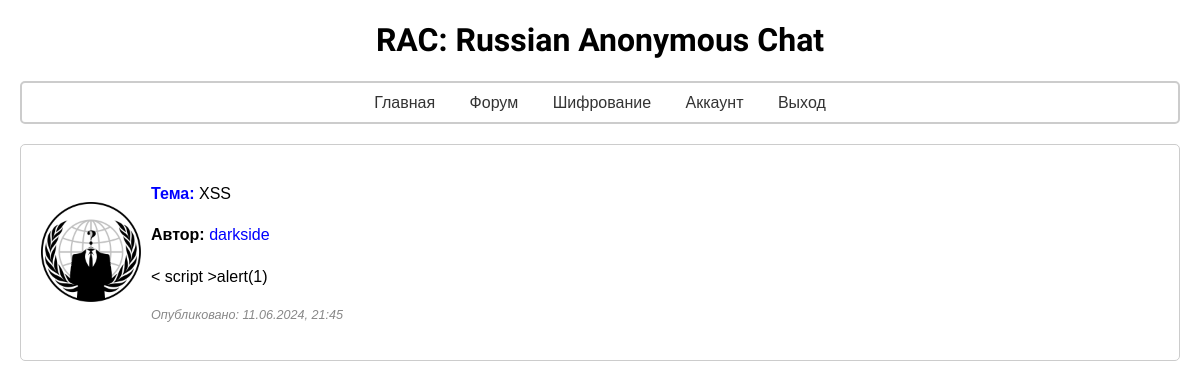
Screenshot of /forum/post/4 (signed in) with the database file from the repository.
### manager/models.py (models this page shows)
class Post(db.Model):
    id = db.Column(db.Integer, primary_key=True)
    title = db.Column(db.String(150))
    text = db.Column(db.Text)
    user_id = db.Column(db.Integer, db.ForeignKey('user.id'))
    date_post = db.Column(db.DateTime, default=datetime.now)
    category_id = db.Column(db.Integer, db.ForeignKey('category.id'), nullable=False, default=1)
    category = db.relationship('Category', backref=db.backref('posts', lazy=True))

class User(db.Model, UserMixin):
    id = db.Column(db.Integer, primary_key=True)
    login = db.Column(db.String(100), unique=True)
    password = db.Column(db.String(100))
    avatar = db.Column(db.String(120), default=None)
    posts = db.relationship("Post", backref="author")
    date_user = db.Column(db.DateTime, default=datetime.now)
    last_online = db.Column(db.DateTime, default=datetime.now)

### user/forum.py (the view)
@app.route("/forum/post/<int:post_id>")
@login_required
def post(post_id):
    post = Post.query.filter_by(id=post_id).first()
    if not post:
        abort(404)
    return render_template("user/main/post.html", post=post)

### user/session.py (called while the page is built)
@login_manager.user_loader
def load_user(user_id):
    return User.query.get(int(user_id))

### app/templates/user/main/post.html (shortened to what this page needs)
<!DOCTYPE html>
<head>
    {% include "user/include/links.html" %}
    <link rel="stylesheet" href="{{ url_for('static', filename='user/post.css') }}">
</head>
<body>
    <h1 class="logo">RAC: Russian Anonymous Chat</h1>
    <div class="container">
        <div class="menu">
            {% include "user/include/menu.html" %}
        </div>
        <div class="post">
            <div class="avatar">
                {% if post.user_id.avatar %}
                <img src="{{ url_for('static', filename='uploads/' + post.user_id.avatar) }}">
                {% else %}
                <img src="{{ url_for('static', filename='photo/1.png' ) }}">
                {% endif %}
            </div>
            <div class="content">
                <p><strong class="title">Тема:</strong> {{ post.title }}</p>
                <p><strong>Автор: </strong><a href="{{ url_for('get_account', username=post.author.login) }}">{{ post.author.login }}</a></p>
                <p><strong></strong>{{ post.text | safe }}</p>
                <p class="time">Опубликовано: {{ post.date_post.strftime('%d.%m.%Y, %H:%M') }}</p>
            </div>
        </div>
    </div>
</body>
</html>

### app/static/user/post.css (style rules this page uses)
body { font-family: Arial, sans-serif; margin: 0; padding: 0; }
.container { max-width: 2000px; margin: 20px auto; padding: 0 20px; }
.menu { padding: 10px; border-radius: 5px; margin-bottom: 20px; border: 2px solid #ccc; }
.post .time { color: #888; font-size: 0.9em; font-style: italic; }
.post { display: flex; align-items: center; margin-bottom: 20px; padding: 20px; border: 1px solid #ccc; border-radius: 5px; }
.post p { font-size: 16px; line-height: 1.6; margin-bottom: 15px; }
.title { color: blue; }
.post .content { font-size: 14px; line-height: 1.5; }
.post .avatar img { width: 100%; height: 100%; object-fit: cover; border-radius: 0; }
.post .avatar { width: 100px; height: 100px; margin-right: 10px; }
.logo { text-align: center; font-family: "UnifrakturCook"; font-weight: 1000; font-style: normal; }
a { text-decoration: none; color: blue; }

### rows the page displays
Post: title "XSS", text "< script >alert(1)", date_post "11.06.2024, 21:45"
User: author.login "darkside"
